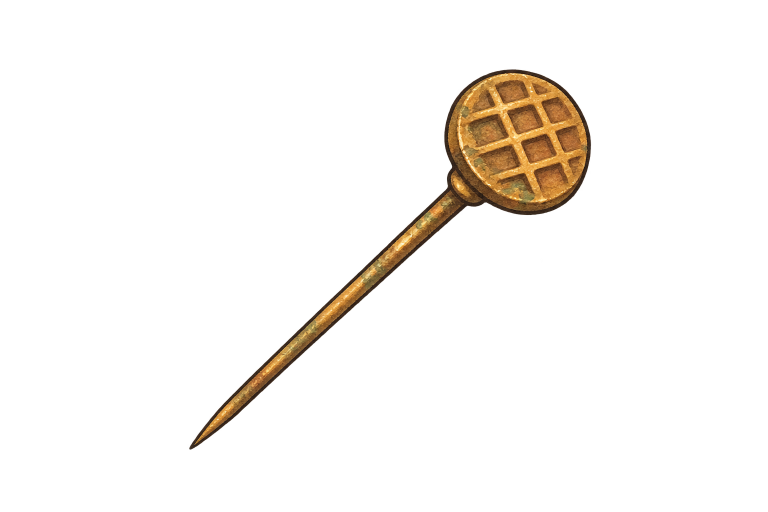
#> input picture assets/art/trace_items_poc/bakery_chapel-v1.png, 1536 x 1024 px, found by its file name (shown at 1/2 size); its folder holds 4 pictures in this run
$ python make_trace_icons.py
#> lines starting #> are read from the running program, lines starting #| are printed output that depends on the picture
#!/usr/bin/env python3
"""Display copies of the trace artwork, from the sources in assets/art/trace_items_poc/.

  assets/art/trace_icons/large/<key>.png   768 px square: the dialogue window
  assets/art/trace_icons/small/<key>.png   128 px square: solver cards and tooltips

<key> is the trace's places joined with "_" in sorted order, as in its trace_key
("locations:bakery:mill" -> "bakery_mill").

- Two-place tokens: the item is trimmed to its silhouette and centred with even padding,
  so a pin and a coin read at the same size. The sources stay untouched.
- Three-place scents: one of four wisp shapes, picked from the key, tinted with a
  bottom-to-top blend of its three places' colours (so each combination looks its own).

  python3 tools/make_trace_icons.py
"""
import hashlib
import itertools
import os

import numpy as np
from PIL import Image

SRC = "assets/art/trace_items_poc"
OUT = "assets/art/trace_icons"
SIZES = {"large": 768, "small": 128}
FILL = 0.84   # the item's longer side, as a fraction of the square
LOCS = ["bakery", "chapel", "graveyard", "mill", "smithy", "tavern", "well", "wharf"]
# Scent colours, after LOC_SCENT_NOTES in sim/content.gd.
SCENT_TINT = {
    "bakery": (226, 168, 96),     # warm yeast
    "chapel": (236, 210, 128),    # beeswax incense
    "graveyard": (128, 160, 110), # damp yew and loam
    "mill": (232, 222, 186),      # crushed grain
    "smithy": (140, 146, 160),    # coal-smoke
    "tavern": (196, 120, 78),     # spilled ale
    "well": (128, 168, 196),      # wet stone
    "wharf": (92, 168, 158),      # brine and tar
}
WISPS = ["scent_wisp_%d-v1.png" % i for i in range(1, 5)]


def trim(im, alpha_floor=12):
    a = np.array(im)[:, :, 3]
    ys, xs = np.nonzero(a > alpha_floor)
    return im.crop((xs.min(), ys.min(), xs.max() + 1, ys.max() + 1))


def fit_square(im, size):
    w, h = im.size
    s = size * FILL / max(w, h)
    item = im.resize((max(1, round(w * s)), max(1, round(h * s))), Image.LANCZOS)
    out = Image.new("RGBA", (size, size), (0, 0, 0, 0))
    out.alpha_composite(item, ((size - item.width) // 2, (size - item.height) // 2))
    return out


def save(im, key):
    for name, size in SIZES.items():
        d = os.path.join(OUT, name)
        os.makedirs(d, exist_ok=True)
        fit_square(im, size).save(os.path.join(d, key + ".png"), optimize=True)


def tinted_wisp(wisp, places):
    arr = np.array(wisp).astype(np.float32) / 255.0
    lum = arr[:, :, :3].mean(axis=2)
    h = arr.shape[0]
    # Bottom of the wisp takes the first place's colour, the top the last.
    t = np.linspace(1.0, 0.0, h)[:, None]
    cols = [np.array(SCENT_TINT[p], np.float32) / 255.0 for p in places]
    seg = np.clip(t * 2.0, 0.0, 2.0)
    lo = np.where(seg[..., None] < 1.0, cols[0], cols[1])
    hi = np.where(seg[..., None] < 1.0, cols[1], cols[2])
    f = (seg - np.floor(np.minimum(seg, 1.999)))[..., None]
    tint = lo * (1 - f) + hi * f
    tint = np.broadcast_to(tint, arr[:, :, :3].shape)
    rgb = tint * (0.45 + 0.55 * lum[..., None])
    rgb = rgb + (1.0 - rgb) * (lum[..., None] ** 4) * 0.35   # keep the brightest highlights
    out = np.dstack([np.clip(rgb, 0, 1), arr[:, :, 3]])
    return Image.fromarray((out * 255).astype(np.uint8), "RGBA")


def main():
    n = 0
    for a, b in itertools.combinations(LOCS, 2):
        key = "%s_%s" % (a, b)
        path = os.path.join(SRC, key + "-v1.png")
        if os.path.exists(path):
            save(trim(Image.open(path).convert("RGBA")), key)
#> in trim, `a = np.array(im)[:, :, 3]`:
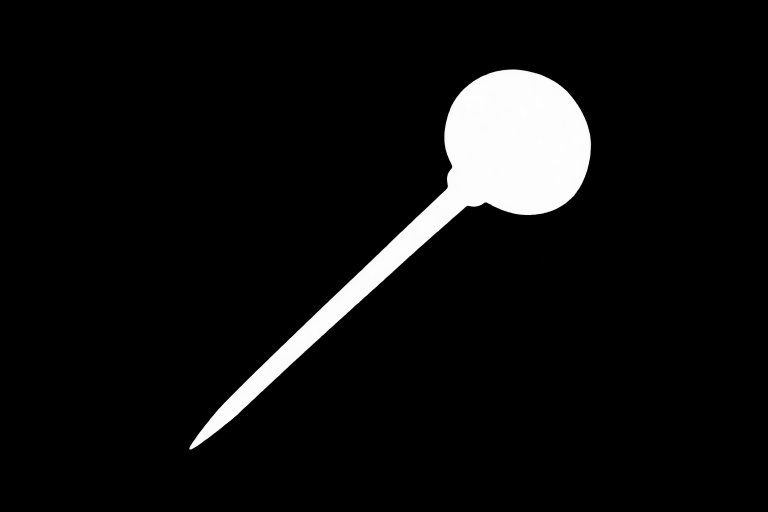
#> a: shape (1024, 1536) (shown at 1/2 size); min 0, max 254, mean 15.8
#> in trim, `return im.crop((xs.min(), ys.min(), xs.max() + 1, ys.max() + 1))`:
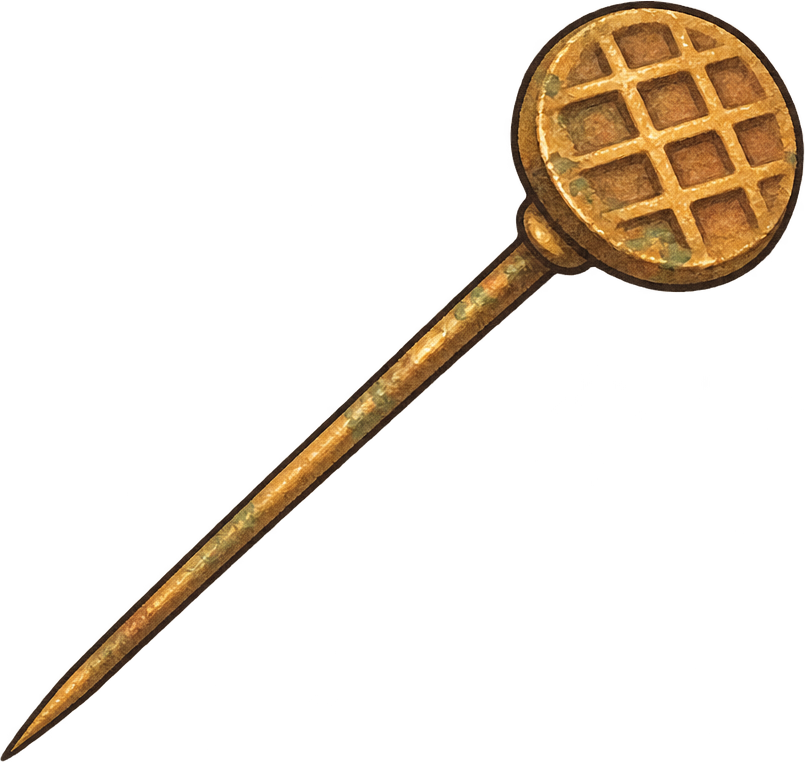
#> returned value: PIL image 805x762 RGBA; mean R, G, B, A 44.7, 30.8, 14.8, 40.4; transparent parts drawn white
#> the loop in save, `for name, size in SIZES.items():` made 2 passes
#> (name, size) on passes 1 to 2: ('large', 768), ('small', 128)
#> pass 1, in save, `fit_square(im, size).save(os.path.join(d, key + ".png"), optimize=True)`:
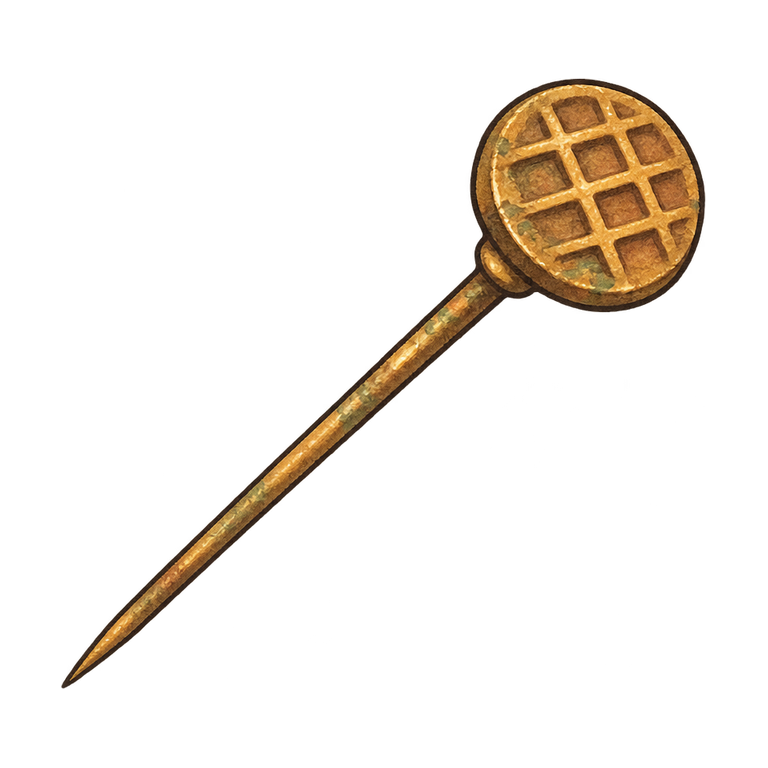
#> saved as bakery_chapel.png: PIL image 768x768 RGBA; mean R, G, B, A 16.7, 11.7, 5.7, 27; transparent parts drawn white
#> pass 2, in fit_square (call 2), `item = im.resize((max(1, round(w * s)), max(1, round(h * s))), Image.L..`:
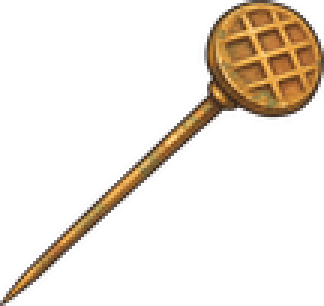
#> item: PIL image 108x102 RGBA (shown 3 times larger); mean R, G, B, A 26.4, 17.9, 8.8, 40.5; transparent parts drawn white
            n += 1
#> pass 2 of the loop in main, `for a, b in itertools.combinations(LOCS, 2):`:
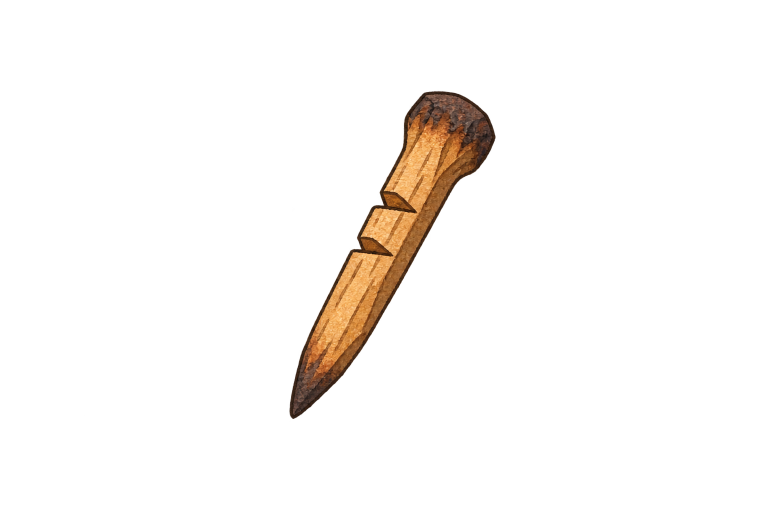
#> input picture assets/art/trace_items_poc/bakery_graveyard-v1.png, 1536 x 1024 px, found by its file name (shown at 1/2 size)
#> the loop in save (call 2), `for name, size in SIZES.items():` made 2 passes
#> (name, size) on passes 1 to 2: ('large', 768), ('small', 128)
#> pass 1, in save (call 2), `fit_square(im, size).save(os.path.join(d, key + ".png"), optimize=True)`:
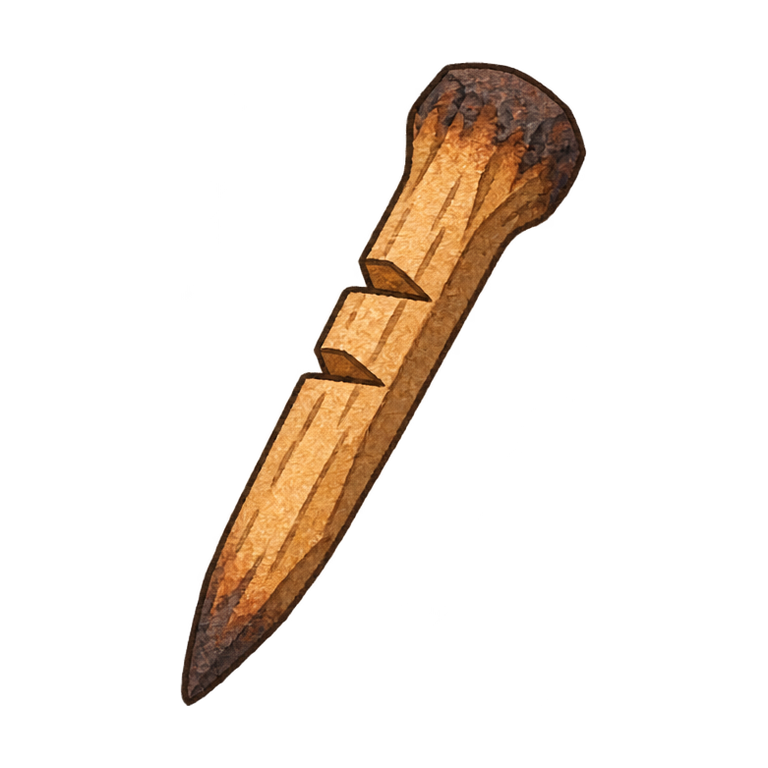
#> saved as bakery_graveyard.png: PIL image 768x768 RGBA; mean R, G, B, A 22.4, 14.8, 8.1, 34.5; transparent parts drawn white
#> pass 2, in fit_square (call 4), `item = im.resize((max(1, round(w * s)), max(1, round(h * s))), Image.L..`:
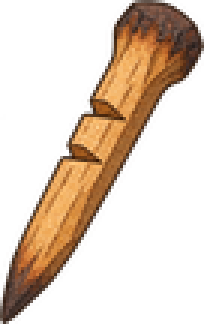
#> item: PIL image 68x108 RGBA (shown 3 times larger); mean R, G, B, A 52.6, 34, 18.4, 77.6; transparent parts drawn white
#> pass 3 of the loop in main, `for a, b in itertools.combinations(LOCS, 2):`:
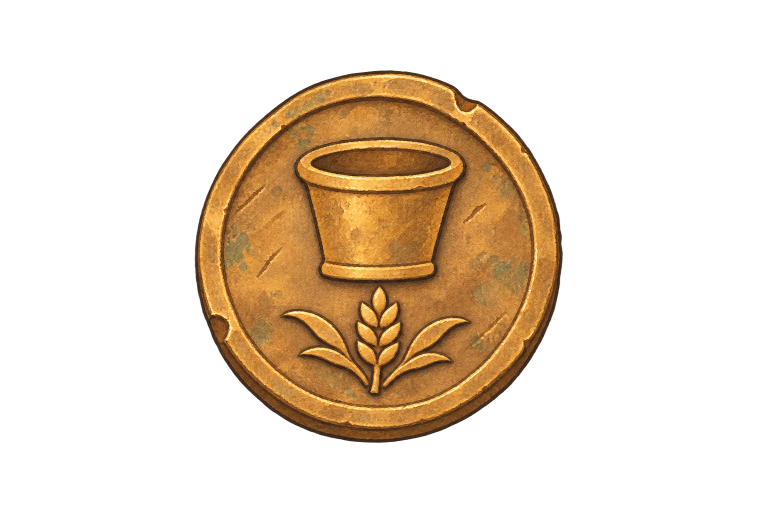
#> input picture assets/art/trace_items_poc/bakery_mill-v1.png, 1536 x 1024 px, found by its file name (shown at 1/2 size)
#> in trim (call 3), `return im.crop((xs.min(), ys.min(), xs.max() + 1, ys.max() + 1))`:
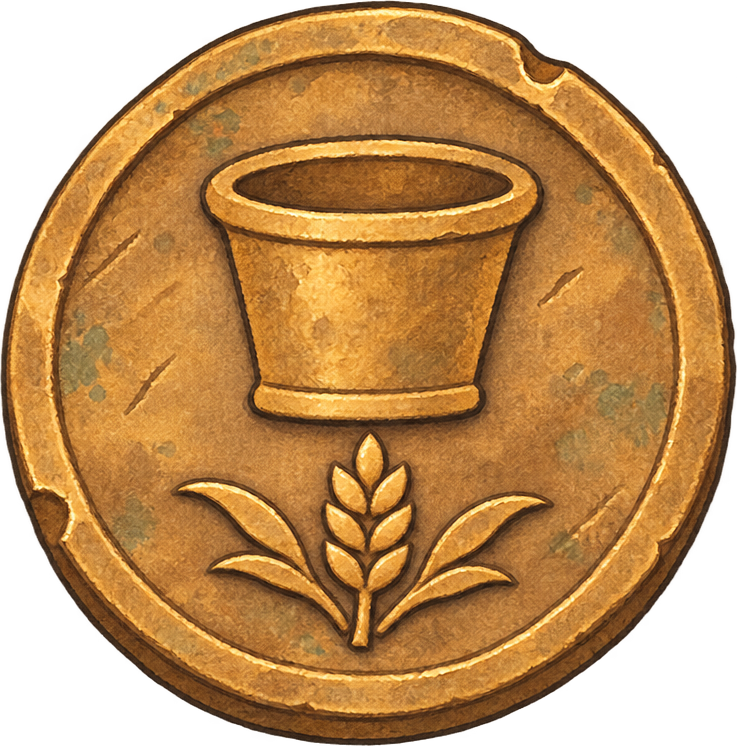
#> returned value: PIL image 737x746 RGBA; mean R, G, B, A 150.7, 102, 47, 196.5; transparent parts drawn white
#> the loop in save (call 3), `for name, size in SIZES.items():` made 2 passes
#> (name, size) on passes 1 to 2: ('large', 768), ('small', 128)
#> pass 2, in save (call 3), `fit_square(im, size).save(os.path.join(d, key + ".png"), optimize=True)`:
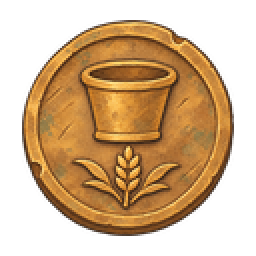
#> saved as bakery_mill.png: PIL image 128x128 RGBA (shown 2 times larger); mean R, G, B, A 96.9, 65.7, 30.2, 137.4; transparent parts drawn white
#> the loop made 28 passes; the first 3 are shown
#> (the run stopped early here; a loop or call above may not have finished)
